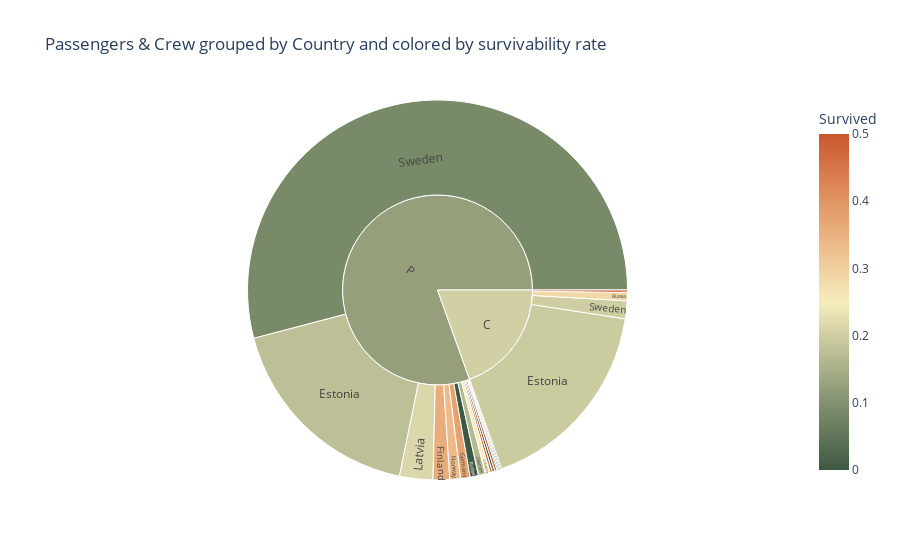

The notebook cell this image was saved under:
### Code cell
country_sunburst = px.sunburst(df,
                               path=['Category', 'Country'],
                               height=650,
                               color='Survived',
                               hover_name='Country',
                               color_continuous_scale=px.colors.diverging.Fall,
                               title='Passengers & Crew grouped by Country and colored by survivability rate'
                              )

country_sunburst

### Figure 1 — Plotly figure (JSON) as saved in the notebook; plotly's stock layout.template omitted (floating-point values rounded to 4 significant figures)
{"data": [{"branchvalues": "total", "customdata": [[0], [0], [0.1667], [0.1953], [0.1771], [0.5], [0.3571], [0], [0.375], [0.5], [0.2143], [0.25], [0], [0.5], [0], [0.3333], [0.2857], [0], [0.2], [0.08598], [0.2021], [0.1231]], "domain": {"x": [0, 1], "y": [0, 1]}, "hovertemplate": "<b>%{hovertext}</b><br><br>labels=%{label}<br>count=%{value}<br>parent=%{parent}<br>id=%{id}<br>Survived=%{color}<extra></extra>", "hovertext": ["Belarus", "Canada", "Denmark", "Estonia", "Estonia", "Finland", "Finland", "France", "Germany", "Great Britain", "Latvia", "Lithuania", "Morocco", "Netherlands", "Nigeria", "Norway", "Russia", "Russia", "Sweden", "Sweden", "(?)", "(?)"], "ids": ["P/Belarus", "P/Canada", "P/Denmark", "C/Estonia", "P/Estonia", "C/Finland", "P/Finland", "P/France", "P/Germany", "P/Great Britain", "P/Latvia", "P/Lithuania", "P/Morocco", "P/Netherlands", "P/Nigeria", "P/Norway", "C/Russia", "P/Russia", "C/Sweden", "P/Sweden", "C", "P"], "labels": ["Belarus", "Canada", "Denmark", "Estonia", "Estonia", "Finland", "Finland", "France", "Germany", "Great Britain", "Latvia", "Lithuania", "Morocco", "Netherlands", "Nigeria", "Norway", "Russia", "Russia", "Sweden", "Sweden", "C", "P"], "marker": {"coloraxis": "coloraxis", "colors": [0, 0, 0.1667, 0.1953, 0.1771, 0.5, 0.3571, 0, 0.375, 0.5, 0.2143, 0.25, 0, 0.5, 0, 0.3333, 0.2857, 0, 0.2, 0.08598, 0.2021, 0.1231]}, "name": "", "parents": ["P", "P", "P", "C", "P", "C", "P", "P", "P", "P", "P", "P", "P", "P", "P", "P", "C", "P", "C", "P", "", ""], "type": "sunburst", "values": [1, 1, 6, 169, 175, 2, 14, 1, 8, 2, 28, 4, 2, 2, 1, 9, 7, 7, 15, 535, 193, 796]}], "layout": {"autosize": true, "coloraxis": {"colorbar": {"title": {"text": "Survived"}}, "colorscale": [[0, "rgb(61, 89, 65)"], [0.1667, "rgb(119, 136, 104)"], [0.3333, "rgb(181, 185, 145)"], [0.5, "rgb(246, 237, 189)"], [0.6667, "rgb(237, 187, 138)"], [0.8333, "rgb(222, 138, 90)"], [1, "rgb(202, 86, 44)"]]}, "legend": {"tracegroupgap": 0}, "title": {"text": "Passengers & Crew grouped by Country and colored by survivability rate"}}}
